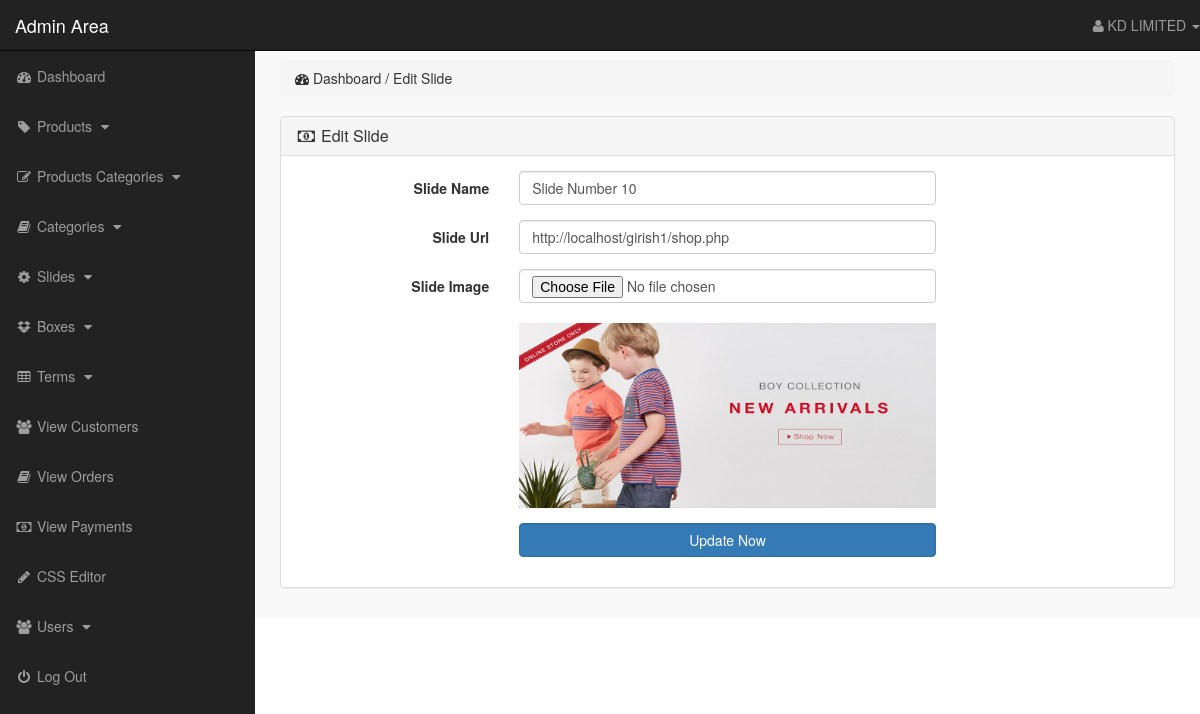
The app's page /admin_area/index.php?edit_slide=8 (signed in) with its own data.
### tables this page shows
CREATE TABLE `slider` (
  `slide_id` int(10) NOT NULL,
  `slide_name` varchar(255) NOT NULL,
  `slide_image` text NOT NULL,
  `slide_url` varchar(255) NOT NULL
);

### admin_area/edit_slide.php (the view, shortened to what this page needs)
<?php
    if(!isset($_SESSION['admin_email'])){
        echo "<script>window.open('login.php','_self')</script>";
    }else{
?>
<?php
    if(isset($_GET['edit_slide'])){
        $edit_slide_id = $_GET['edit_slide'];
        $edit_slide = "select * from slider where slide_id='$edit_slide_id'";
        $run_edit_slide = mysqli_query($con,$edit_slide);
        $row_edit_slide = mysqli_fetch_array($run_edit_slide);
        $slide_name = $row_edit_slide['slide_name'];
        $slide_url = $row_edit_slide['slide_url'];
        $slide_image = $row_edit_slide['slide_image'];
    }
?>
<div class="row">
    <div class="col-lg-12">
        <ol class="breadcrumb">
            <li>
                <i class="fa fa-dashboard"></i> Dashboard / Edit Slide
            </li>
        </ol>
    </div>
</div>
<div class="row">
    <div class="col-lg-12">
        <div class="panel panel-default">
            <div class="panel-heading">
                <h3 class="panel-title">
                    <i class="fa fa-money fa-fw"></i> Edit Slide
                </h3>
            </div>
            <div class="panel-body">
                <form action="" class="form-horizontal" method="post" enctype="multipart/form-data">
                    <div class="form-group">
                        <label for="" class="control-label col-md-3">
                            Slide Name
                        </label>
                        <div class="col-md-6">
                            <input name="slide_name" type="text" class="form-control" value="<?php echo $slide_name; ?>">
                        </div>
                    </div>
                    <div class="form-group">
                        <label for="" class="control-label col-md-3">
                            Slide Url
                        </label>
                        <div class="col-md-6">
                            <input name="slide_url" type="text" class="form-control" value="<?php echo $slide_url; ?>">
                        </div>
                    </div>
                    <div class="form-group">
                        <label for="" class="control-label col-md-3">
                            Slide Image
                        </label>
                        <div class="col-md-6">
                            <input type="file" name="slide_image" class="form-control">
                            <br/>
                            <img src="slides_images/<?php echo $slide_image; ?>" class="img-responsive">
                        </div>
                    </div>
                    <div class="form-group">
                        <label for="" class="control-label col-md-3"></label>
                        <div class="col-md-6">
                            <input type="submit" name="update" value="Update Now" class="btn btn-primary form-control">
                        </div>
                    </div>
                </form>
            </div>
        </div>
    </div>
</div>
<?php } ?>

### admin_area/includes/sidebar.php (shortened to what this page needs)
<?php
    if(!isset($_SESSION['admin_email'])){
        echo "<script>window.open('login.php','_self')</script>";
    }else{
?>
<nav class="navbar navbar-inverse navbar-fixed-top">
    <div class="navbar-header">
        <a href="index.php?dashboard" class="navbar-brand">Admin Area</a>
    </div>
    <ul class="nav navbar-right top-nav">
        <li class="dropdown">
            <a href="#" class="dropdown-toggle" data-toggle="dropdown">
                <i class="fa fa-user"></i> <?php echo $admin_name;  ?> <b class="caret"></b>
            </a>
        </li>
    </ul>
    <div class="collapse navbar-collapse navbar-ex1-collapse">
        <ul class="nav navbar-nav side-nav">
            <li>
                <a href="index.php?dashboard">
                        <i class="fa fa-fw fa-dashboard"></i> Dashboard
                </a>
            </li>
            <li>
                <a href="#" data-toggle="collapse" data-target="#products">
                        <i class="fa fa-fw fa-tag"></i> Products
                        <i class="fa fa-fw fa-caret-down"></i>
                </a>
            </li>
            <li>
                <a href="#" data-toggle="collapse" data-target="#p_cat">
                        <i class="fa fa-fw fa-edit"></i> Products Categories
                        <i class="fa fa-fw fa-caret-down"></i>
                </a>
            </li>
            <li>
                <a href="#" data-toggle="collapse" data-target="#cat">
                        <i class="fa fa-fw fa-book"></i> Categories
                        <i class="fa fa-fw fa-caret-down"></i>
                </a>
            </li>
            <li>
                <a href="#" data-toggle="collapse" data-target="#slides">
                        <i class="fa fa-fw fa-gear"></i> Slides
                        <i class="fa fa-fw fa-caret-down"></i>
                </a>
            </li>
            <li>
                <a href="#" data-toggle="collapse" data-target="#boxes">
                        <i class="fa fa-fw fa-dropbox"></i> Boxes
                        <i class="fa fa-fw fa-caret-down"></i>
                </a>
            </li>
            <li>
                <a href="#" data-toggle="collapse" data-target="#terms">
                        <i class="fa fa-fw fa-table"></i> Terms
                        <i class="fa fa-fw fa-caret-down"></i>
                </a>
            </li>
            <li>
                <a href="index.php?view_customers">
                    <i class="fa fa-fw fa-users"></i> View Customers
                </a>
            </li>
            <li>
                <a href="index.php?view_orders">
                    <i class="fa fa-fw fa-book"></i> View Orders
                </a>
            </li>
            <li>
                <a href="index.php?view_payments">
                    <i class="fa fa-fw fa-money"></i> View Payments
                </a>
            </li>
            <li>
                <a href="index.php?edit_css">
                    <i class="fa fa-fw fa-pencil"></i> CSS Editor
                </a>
            </li>
            <li>
                <a href="#" data-toggle="collapse" data-target="#users">
                        <i class="fa fa-fw fa-users"></i> Users
                        <i class="fa fa-fw fa-caret-down"></i>
                </a>
            </li>
            <li>
                <a href="logout.php">
                    <i class="fa fa-fw fa-power-off"></i> Log Out
                </a>
            </li>
        </ul>
    </div>
</nav>
<?php } ?>

### admin_area/css/style.css (style rules this page uses)
body { margin-top: 100px; }
@media (min-width: 768px) { body { margin-top: 50px; } }
.top-nav { 0 15px; }
.top-nav>li { float: left; display: inline-block; }
.top-nav>li>a { color: #999999; line-height: 20px; padding-top: 15px; padding-bottom: 15px; }
@media (min-width: 768px) { .side-nav { position: fixed; top: 51px; bottom: 0; width: 255px; overflow-y: auto; overflow-x: hidden; background-color: #222222; padding-bottom: 40px; border-radius: 0; } }
@media (min-width: 768px) { .side-nav>li>a { width: 255px; } }
.panel-body { border-radius: 5px; }

### records on screen
slider: slide_name "Slide Number 10", slide_url "http://localhost/girish1/shop.php", slide_image (picture)

### other values on screen
$admin_name "KD LIMITED"
